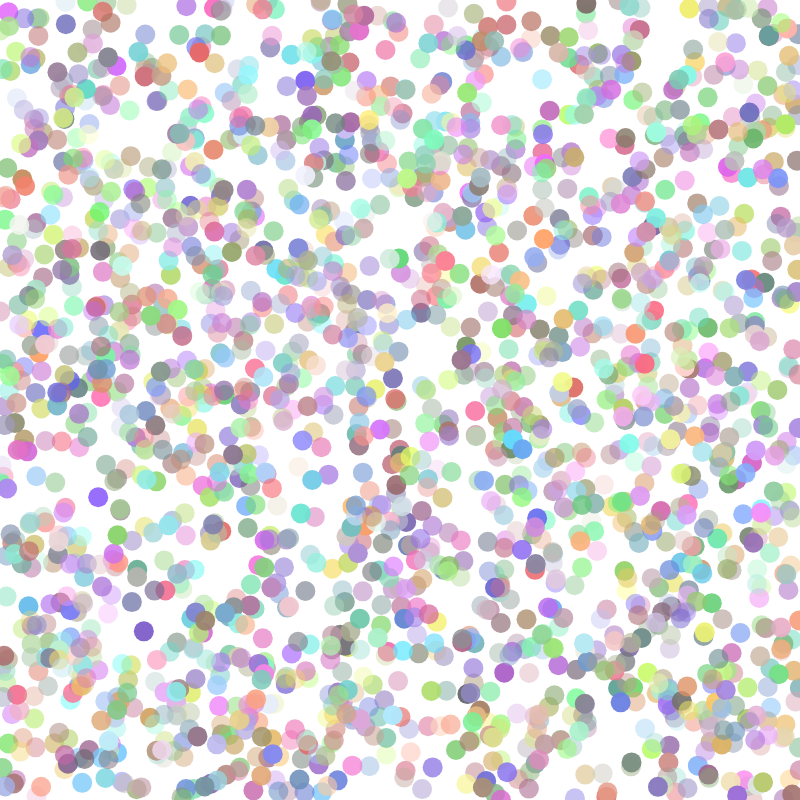
Frame 1 (no input)
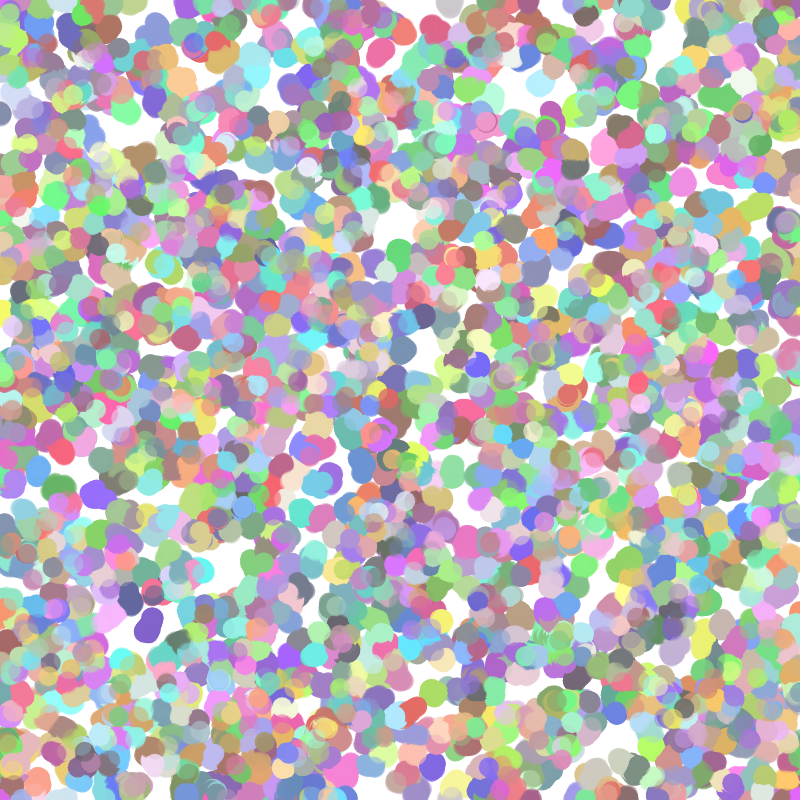
Frame 60 (no input)
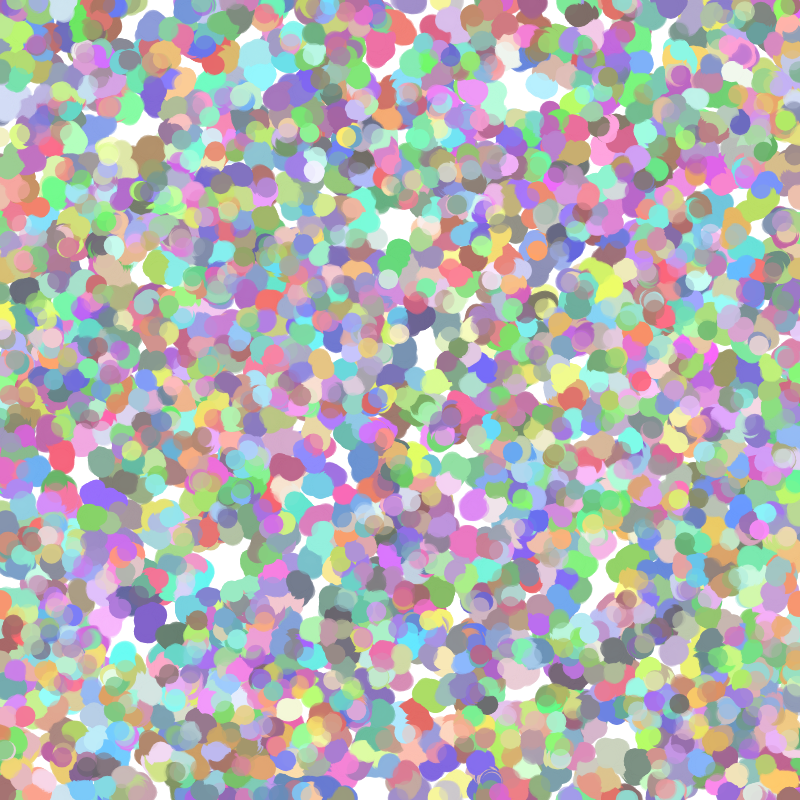
Frame 120 (the mouse pressed at the canvas centre since frame 60)

The p5.js sketch that drew these frames (run headless with seeded random() and noise() and a simulated clock; from frame 60 on, the mouse is pressed at the canvas centre):

// p5.js sketch
// ── sketch.js
let pointsNumber = 2000;
let x = [];
let y = [];
let col = [];

function setup() {
  createCanvas(800, 800);
  background(255);
  strokeWeight(20);

  for (let i = 0; i < pointsNumber; ++i) {
    x[i] = random(width);
    y[i] = random(height);
    col[i] = color(random(100, 255), random(100, 255), random(100, 255), random(100, 255));
  }
}

function draw() {
  noStroke();
  fill(255, 12);
  //rect(0, 0, width, height);
  for (let i = 0; i < pointsNumber; ++i) {
    stroke(col[i]);
    point(x[i], y[i]);
    x[i] += random(-2, 2);
    y[i] += random(-2, 2);

    if (x[i] < 0) {
      x[i] = width;
    }
    if (x[i] > width) {
      x[i] = 0;
    }
    if (y[i] < 0) {
      y[i] = height;
    }
    if (y[i] > height) {
      y[i] = 0;
    }
  }
}
